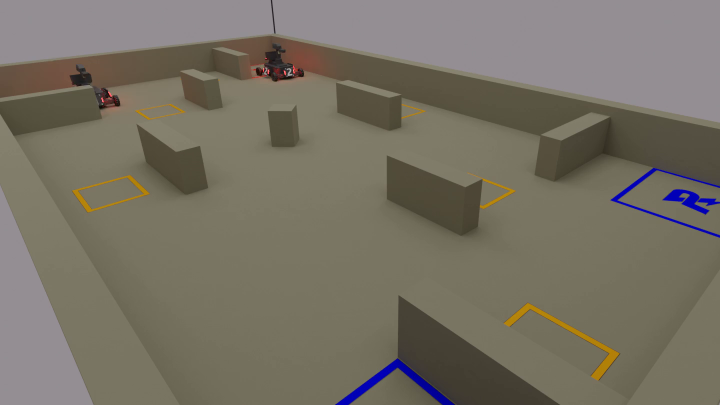
#> input picture frame 18 of Code_Jam_2/sentry3.mkv, 1440 x 810 px (shown at 1/2 size)
$ python source.py
#> lines starting #> are read from the running program, lines starting #| are printed output that depends on the picture; after the words box and inside, x2 and y2 are one past the last pixel; in counts of white or black regions, pixels touching at a corner belong together
from cv2 import cv2
import numpy as np
import math


def dist(x1,y1,x2,y2):
    '''Function to compute Euclidean Distance'''
    return np.linalg.norm(np.array([x2-x1,y2-y1]))


def mind(x1o,y1o,x1n,y1n,x2n,y2n):
    '''This function finds closest point among two new centroid points of two bots'''
    per = 70/100  #this is the error criteria
    if dist(x1o,y1o,x1n,y1n) > dist(x1o,y1o,x2n,y2n):
        if x1o*(1+per) > x2n and x1o*(1-per) < x2n and y1o*(1+per) > y2n and y1o*(1-per) < y2n:
            return (x2n,y2n)
        else :
            return (x1o,y1o)
    elif dist(x1o,y1o,x1n,y1n) <= dist(x1o,y1o,x2n,y2n):
        if x1o*(1+per) > x1n and x1o*(1-per) < x1n and y1o*(1+per) > y1n and y1o*(1-per) < y1n:
            return (x1n,y1n)
        else :
            return (x1o,y1o)


cap = cv2.VideoCapture('sentry3.mkv')

fourcc = cv2.VideoWriter_fourcc(*'XVID')

out = cv2.VideoWriter('output2.avi',fourcc, 48.0, (1440,810))

ret, frame1 = cap.read()
#> frame1 is the input picture: shape (810, 1440, 3); mean B, G, R 100.5, 113.3, 118.9
ret, frame2 = cap.read()
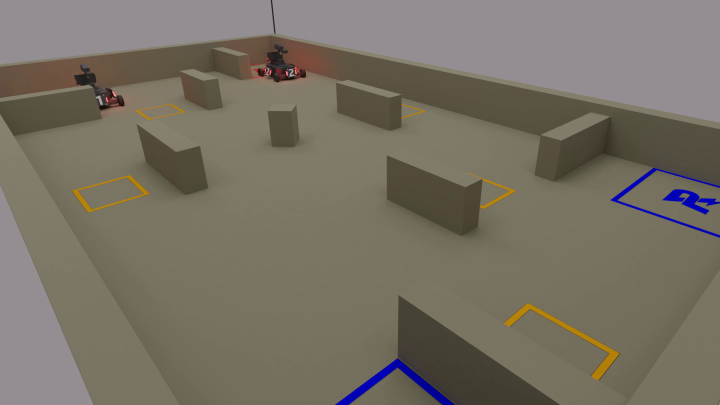
#> input picture frame 19 of Code_Jam_2/sentry3.mkv, 1440 x 810 px (shown at 1/2 size)
#> frame2 is the input picture: shape (810, 1440, 3); mean B, G, R 100.5, 113.3, 118.9

count = 0

while cap.isOpened():

    try:
        diff = cv2.absdiff(frame1,frame2)
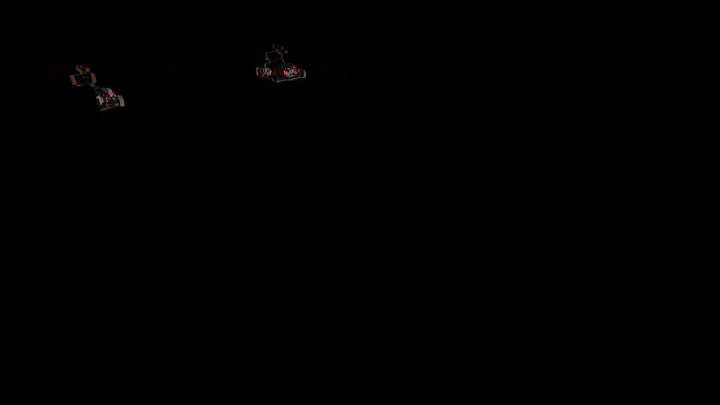
#> diff: shape (810, 1440, 3) (shown at 1/2 size); mean B, G, R 0.2, 0.2, 0.3
    except:
        break

    gray = cv2.cvtColor(diff,cv2.COLOR_BGR2GRAY)
    blur = cv2.GaussianBlur(gray,(5,5),0)
    _,thresh = cv2.threshold(blur,20,255,cv2.THRESH_BINARY)
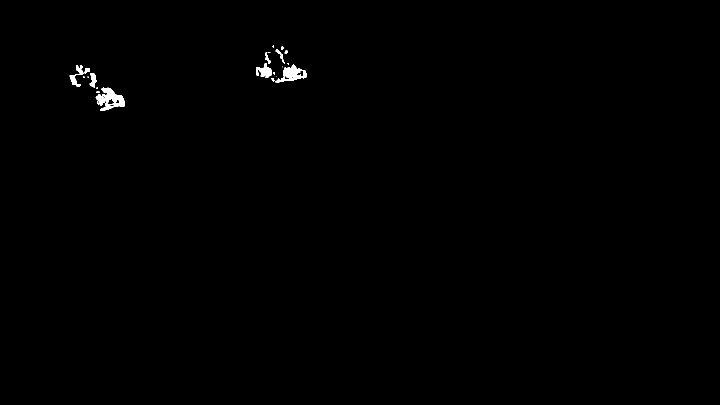
#> thresh: shape (810, 1440) (shown at 1/2 size); 0.35% white; 21 white regions (10 under 20 px), largest, box (x1, y1, x2, y2) and area: (191, 175, 250, 222) 1397, (551, 129, 613, 165) 1005, (512, 126, 544, 156) 528
    dilated = cv2.dilate(thresh,None,iterations=3)
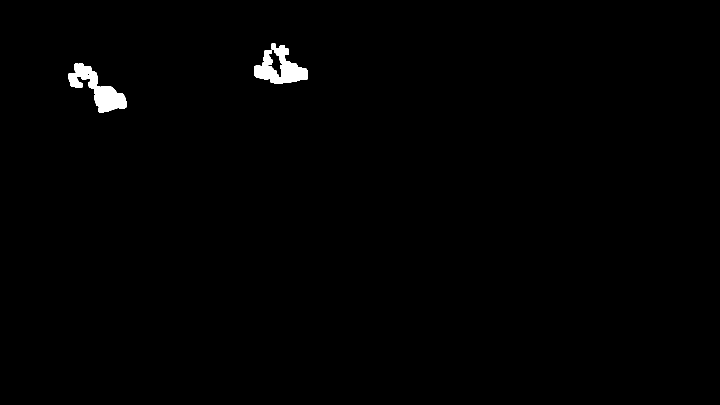
#> dilated: shape (810, 1440) (shown at 1/2 size); 0.75% white; 2 white regions
    contours,heirarchy = cv2.findContours(dilated,cv2.RETR_TREE,cv2.CHAIN_APPROX_SIMPLE)
#> contours = 8 contours, 6 with area under 20; largest, box (x1, y1, x2, y2) and area: (136, 127, 253, 225) 4251, (509, 87, 616, 168) 4054
    contours = sorted(contours,key=cv2.contourArea,reverse=True)[0:2]
#> contours = 2 contours; box (x1, y1, x2, y2) and area: (136, 127, 253, 225) 4251, (509, 87, 616, 168) 4054

    m2 = cv2.moments(contours[1])
#> m2 = moments, m00 4054.5, centre m10/m00, m01/m00 = (560.2, 136.3)
    a,b,c,d = cv2.boundingRect(contours[1])
#> a = 509; b = 87; c = 107; d = 81
    x2_n = a+c/2
#> x2_n = 562.5
    y2_n = b+d/2
#> y2_n = 127.5

    m1 = cv2.moments(contours[0])
#> m1 = moments, m00 4251, centre m10/m00, m01/m00 = (196, 178.9)
    a,b,c,d = cv2.boundingRect(contours[0])
#> a = 136; b = 127; c = 117; d = 98
    x1_n = a+c/2
#> x1_n = 194.5
    y1_n = b+d/2
#> y1_n = 176

    if count == 0 :
        x1_o,x2_o,y1_o,y2_o = x1_n,x2_n,y1_n,y2_n
#> x1_o = 194.5; x2_o = 562.5; y1_o = 176; y2_o = 127.5
        count += 1
    else :
        (x1_o,y1_o),(x2_o,y2_o) = mind(x1_o,y1_o,x1_n,y1_n,x2_n,y2_n),mind(x2_o,y2_o,x1_n,y1_n,x2_n,y2_n)
        #print('x1_o=',x1_o,'y1_o=',y1_o,'x2_o=',x2_o,'y2_o=',y2_o,'x1_n=',x1_n,'y1_n=',y1_n,'x2_n=',x2_n,'y2_n=',y2_n)
        if x1_o == x2_o and y1_o == y2_o:
            print()
    #cv2.circle(frame1, (x2_o, y2_o), 5, (0, 0, 255), -1)
    for cnt in (contours):
        (x,y,w,h) = cv2.boundingRect(cnt)

        #if cv2.contourArea(cnt) < 3000 :
        #    continue
        cv2.rectangle(frame1,(x,y),(x+w,y+h),(0,255,0),2)
        cv2.putText(frame1, 'bot 1', (int(x1_o), int(y1_o)+100), cv2.FONT_HERSHEY_SIMPLEX, 0.9, (0,255,0), 2)
        cv2.putText(frame1, 'bot 2', (int(x2_o), int(y2_o)+100), cv2.FONT_HERSHEY_SIMPLEX, 0.9, (0,255,0), 2)
#> this loop made 2 passes
#> (x, y, w, h) on passes 1 to 2: (136, 127, 117, 98), (509, 87, 107, 81)
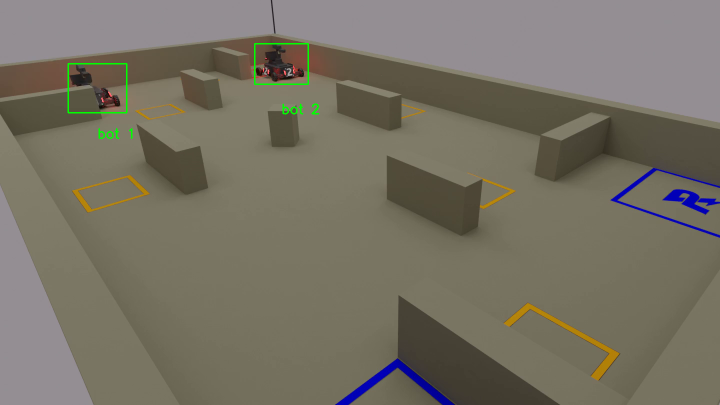
#> frame1: shape (810, 1440, 3) (shown at 1/2 size); 0.28% of pixels changed, all inside (x1, y1, x2, y2) = (135, 86, 639, 278)

    out.write(frame1)

    cv2.imshow('feed',frame1)

    frame1 = frame2
    ret,frame2 = cap.read()
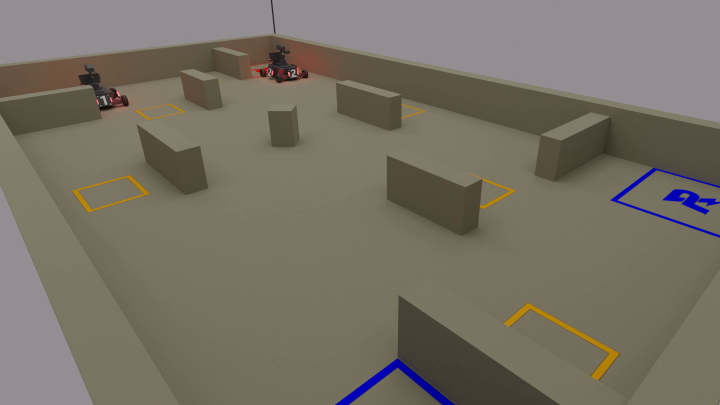
#> input picture frame 20 of Code_Jam_2/sentry3.mkv, 1440 x 810 px (shown at 1/2 size)
#> frame2 is the input picture: shape (810, 1440, 3); mean B, G, R 100.5, 113.3, 118.9

    if cv2.waitKey(42) == 27:
#> (key Esc is pressed here)
        break

cap.release()
out.release()
cv2.destroyAllWindows()

$ run again, starting later in the video
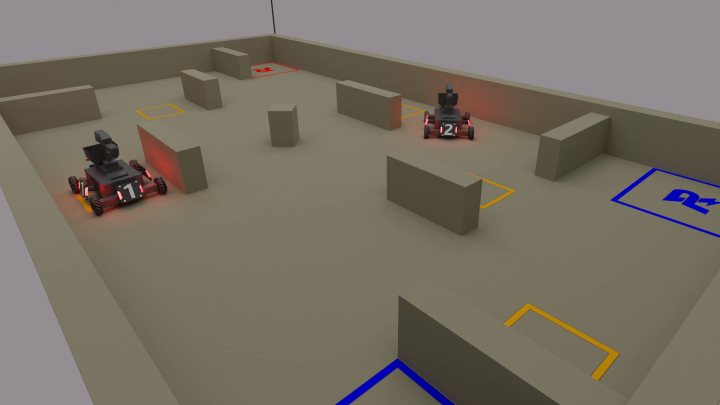
#> input picture frame 81 of Code_Jam_2/sentry3.mkv, 1440 x 810 px (shown at 1/2 size)
#> frame1 is the input picture: shape (810, 1440, 3); mean B, G, R 99.7, 112, 118.8
#> `_,thresh = cv2.threshold(blur,20,255,cv2.THRESH_BINARY)`:
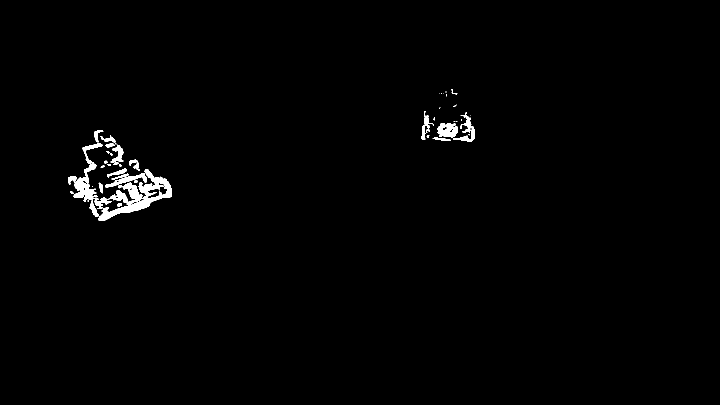
#> thresh: shape (810, 1440) (shown at 1/2 size); 1.1% white; 43 white regions (17 under 20 px), largest, box (x1, y1, x2, y2) and area: (147, 286, 344, 442) 7168, (875, 246, 916, 275) 852, (906, 225, 949, 284) 736
#> dilated: shape (810, 1440); 2.1% white; 6 white regions
#> `contours,heirarchy = cv2.findContours(dilated,cv2.RETR_TREE,cv2.CHAIN_..`: contours = 26 contours, 14 with area under 20; largest, box (x1, y1, x2, y2) and area: (133, 257, 347, 445) 21094, (840, 219, 952, 287) 4806, (175, 294, 240, 376) 2178, (194, 374, 234, 395) 372, (900, 175, 918, 192) 184
#> `contours = sorted(contours,key=cv2.contourArea,reverse=True)[0:2]`: contours = 2 contours; box (x1, y1, x2, y2) and area: (133, 257, 347, 445) 21094, (840, 219, 952, 287) 4806
#> m2 = moments, m00 4806.5, centre m10/m00, m01/m00 = (898.2, 258.5)
#> `a,b,c,d = cv2.boundingRect(contours[1])`: a = 840; b = 219; c = 112; d = 68
#> x2_n = 896
#> y2_n = 253
#> m1 = moments, m00 21094.5, centre m10/m00, m01/m00 = (230.7, 362.2)
#> `a,b,c,d = cv2.boundingRect(contours[0])`: a = 133; b = 257; c = 214; d = 188
#> x1_n = 240
#> y1_n = 351
#> x1_o = 240; x2_o = 896; y1_o = 351; y2_o = 253
#> the loop `for cnt in (contours):` made 2 passes
#> (x, y, w, h) on passes 1 to 2: (133, 257, 214, 188), (840, 219, 112, 68)
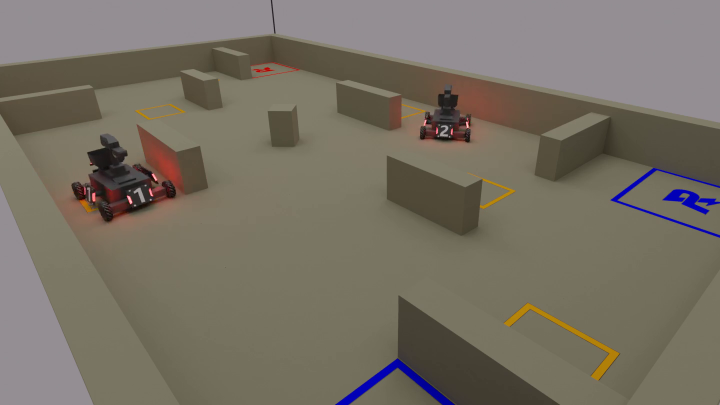
#> input picture frame 83 of Code_Jam_2/sentry3.mkv, 1440 x 810 px (shown at 1/2 size)
#> frame2 is the input picture: shape (810, 1440, 3); mean B, G, R 99.6, 111.9, 118.7

$ run again, starting later in the video
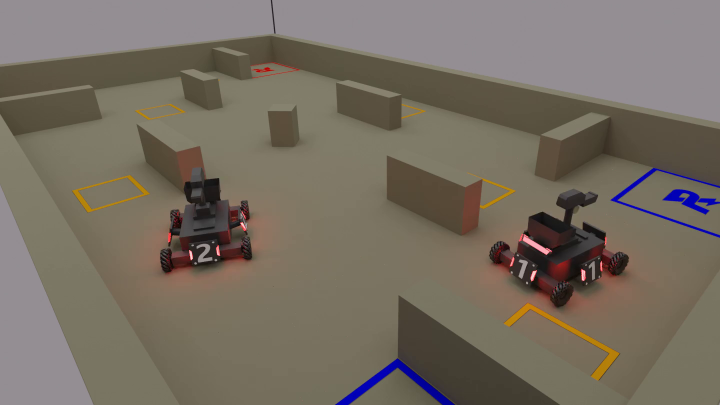
#> input picture frame 144 of Code_Jam_2/sentry3.mkv, 1440 x 810 px (shown at 1/2 size)
#> frame1 is the input picture: shape (810, 1440, 3); mean B, G, R 97.8, 109.7, 118.4
#> `_,thresh = cv2.threshold(blur,20,255,cv2.THRESH_BINARY)`:
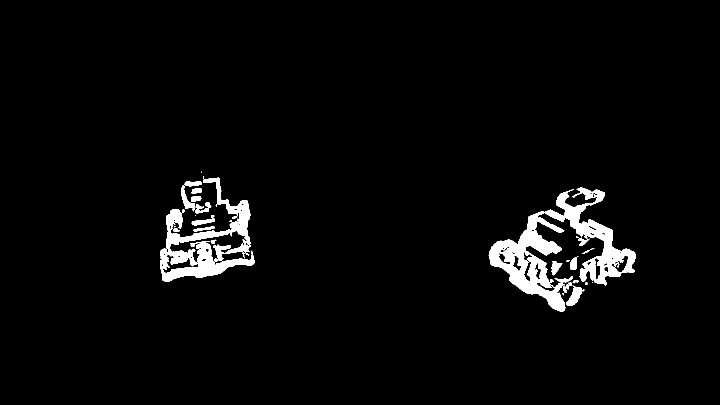
#> thresh: shape (810, 1440) (shown at 1/2 size); 3.3% white; 33 white regions (10 under 20 px), largest, box (x1, y1, x2, y2) and area: (977, 375, 1272, 624) 21437, (320, 355, 510, 564) 12914, (1132, 571, 1164, 612) 673
#> dilated: shape (810, 1440); 5.2% white; 4 white regions
#> `contours,heirarchy = cv2.findContours(dilated,cv2.RETR_TREE,cv2.CHAIN_..`: contours = 31 contours, 12 with area under 20; largest, box (x1, y1, x2, y2) and area: (974, 372, 1275, 627) 41059, (317, 340, 513, 567) 29640, (1054, 430, 1206, 559) 6565, (361, 366, 462, 472) 3498, (432, 465, 486, 495) 817
#> `contours = sorted(contours,key=cv2.contourArea,reverse=True)[0:2]`: contours = 2 contours; box (x1, y1, x2, y2) and area: (974, 372, 1275, 627) 41059, (317, 340, 513, 567) 29640
#> m2 = moments, m00 29639.5, centre m10/m00, m01/m00 = (410.9, 466.7)
#> `a,b,c,d = cv2.boundingRect(contours[1])`: a = 317; b = 340; c = 196; d = 227
#> x2_n = 415
#> y2_n = 453.5
#> m1 = moments, m00 41059, centre m10/m00, m01/m00 = (1125.3, 503.2)
#> `a,b,c,d = cv2.boundingRect(contours[0])`: a = 974; b = 372; c = 301; d = 255
#> x1_n = 1124.5
#> y1_n = 499.5
#> x1_o = 1124.5; x2_o = 415; y1_o = 499.5; y2_o = 453.5
#> the loop `for cnt in (contours):` made 2 passes
#> (x, y, w, h) on passes 1 to 2: (974, 372, 301, 255), (317, 340, 196, 227)
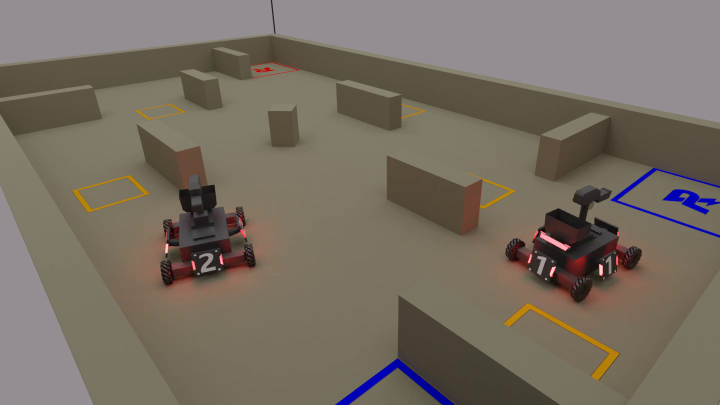
#> input picture frame 146 of Code_Jam_2/sentry3.mkv, 1440 x 810 px (shown at 1/2 size)
#> frame2 is the input picture: shape (810, 1440, 3); mean B, G, R 97.9, 109.7, 118.5
